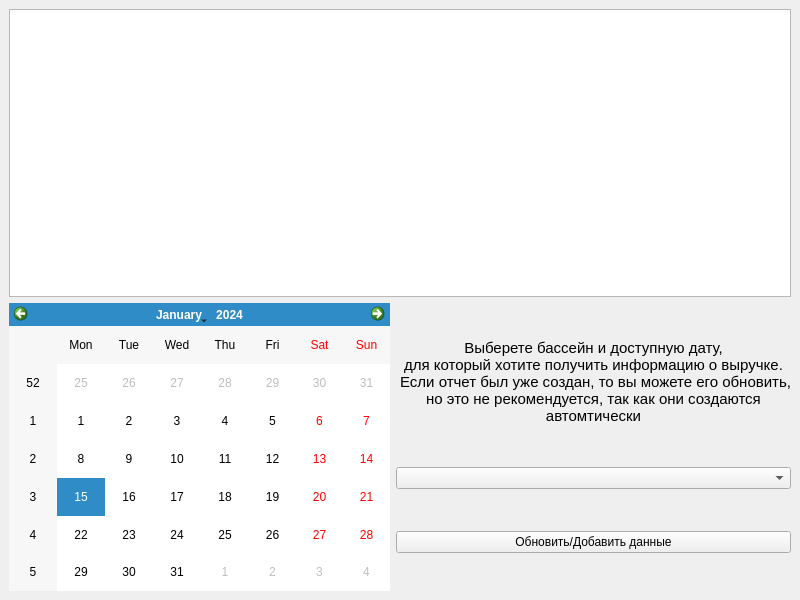
<?xml version="1.0" encoding="UTF-8"?>
<ui version="4.0">
 <class>DailyEarningsWindow</class>
 <widget class="QMainWindow" name="DailyEarningsWindow">
  <property name="geometry">
   <rect>
    <x>0</x>
    <y>0</y>
    <width>800</width>
    <height>600</height>
   </rect>
  </property>
  <property name="windowTitle">
   <string>Дневная выручка</string>
  </property>
  <widget class="QWidget" name="centralwidget">
   <layout class="QVBoxLayout" name="verticalLayout_2">
    <item>
     <widget class="QTableWidget" name="tableWidgetDailyEarnigs"/>
    </item>
    <item>
     <layout class="QHBoxLayout" name="horizontalLayout">
      <item>
       <widget class="QCalendarWidget" name="calendarWidget">
        <property name="sizePolicy">
         <sizepolicy hsizetype="Preferred" vsizetype="Minimum">
          <horstretch>0</horstretch>
          <verstretch>0</verstretch>
         </sizepolicy>
        </property>
       </widget>
      </item>
      <item>
       <layout class="QVBoxLayout" name="verticalLayout">
        <item>
         <widget class="QLabel" name="label">
          <property name="sizePolicy">
           <sizepolicy hsizetype="Preferred" vsizetype="Fixed">
            <horstretch>0</horstretch>
            <verstretch>0</verstretch>
           </sizepolicy>
          </property>
          <property name="font">
           <font>
            <pointsize>11</pointsize>
           </font>
          </property>
          <property name="text">
           <string>Выберете бассейн и доступную дату,
для который хотите получить информацию о выручке.
 Если отчет был уже создан, то вы можете его обновить,
но это не рекомендуется, так как они создаются
автомтически</string>
          </property>
          <property name="alignment">
           <set>Qt::AlignCenter</set>
          </property>
         </widget>
        </item>
        <item>
         <widget class="QComboBox" name="comboBoxBath">
          <property name="sizePolicy">
           <sizepolicy hsizetype="Expanding" vsizetype="Fixed">
            <horstretch>0</horstretch>
            <verstretch>0</verstretch>
           </sizepolicy>
          </property>
         </widget>
        </item>
        <item>
         <widget class="QPushButton" name="btnUpdateAdd">
          <property name="text">
           <string>Обновить/Добавить данные</string>
          </property>
         </widget>
        </item>
       </layout>
      </item>
     </layout>
    </item>
   </layout>
  </widget>
 </widget>
 <resources/>
 <connections/>
</ui>
